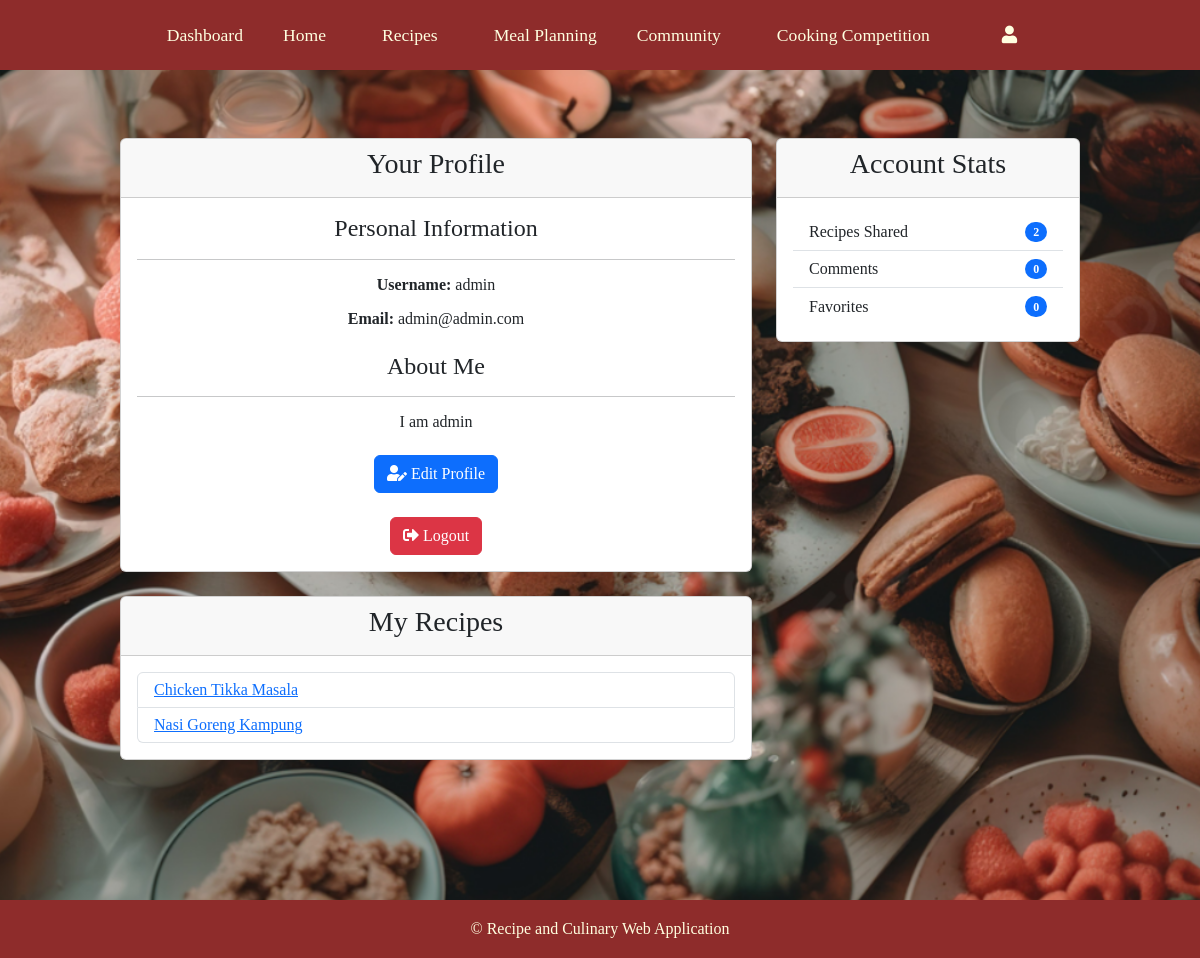
Page /users/profile.php (signed in) on the committed database.
### tables this page shows
CREATE TABLE `users` (
  `user_id` int(11) NOT NULL,
  `username` varchar(50) NOT NULL,
  `email` varchar(100) NOT NULL,
  `password` varchar(255) NOT NULL,
  `role` varchar(255) NOT NULL DEFAULT 'user',
  `profile_image` varchar(255) DEFAULT NULL,
  `bio` text DEFAULT NULL,
  `created_at` timestamp NOT NULL DEFAULT current_timestamp()
);

CREATE TABLE `recipes` (
  `recipe_id` int(11) NOT NULL,
  `user_id` int(11) DEFAULT NULL,
  `title` varchar(255) NOT NULL,
  `ingredients` text NOT NULL,
  `instructions` text NOT NULL,
  `cuisine_type` varchar(100) DEFAULT NULL,
  `image_path` varchar(255) DEFAULT NULL
);

### users/User.php (called while the page is built, shortened)
<?php
require_once dirname(__DIR__) . '/database.php';
class User {
    private $conn;
    private $table = 'users';
    public $user_id;
    public function __construct() {
        global $conn;
        $this->conn = $conn;
    }
    public function read_single() {
        $query = 'SELECT * FROM ' . $this->table . ' WHERE user_id = ? LIMIT 1';
        $stmt = $this->conn->prepare($query);
        $stmt->bind_param('i', $this->user_id);
        $stmt->execute();
        $result = $stmt->get_result();
        $row = $result->fetch_assoc();
        if ($row) {
            $this->username = $row['username'];
            $this->email = $row['email'];
            $this->bio = $row['bio'];
            return true;
        }
        return false;
    }
}
?>

### users/profile.php (the view, shortened to what this page needs)
<?php
require_once '../database.php';
require_once 'User.php';
$user = new User();
$user->user_id = $_SESSION['user_id'];
$user->read_single();
$sql = "SELECT * FROM recipes WHERE user_id = ?";
$stmt = $conn->prepare($sql);
$stmt->bind_param("i", $_SESSION['user_id']);
$stmt->execute();
$recipes_result = $stmt->get_result();
$sql_comments = "SELECT COUNT(*) as comment_count FROM comments WHERE user_id = ?";
$stmt_comments = $conn->prepare($sql_comments);
$stmt_comments->bind_param("i", $_SESSION['user_id']);
$stmt_comments->execute();
$comments_result = $stmt_comments->get_result();
$comments_count = $comments_result->fetch_assoc()['comment_count'] ?? 0;
?>
<!DOCTYPE html>
<html lang="en">
<head>
    <link rel="stylesheet" href="https://cdn.jsdelivr.net/npm/bootstrap@5.3.0/dist/css/bootstrap.min.css">
    <link rel="stylesheet" href="https://cdnjs.cloudflare.com/ajax/libs/font-awesome/5.15.4/css/all.min.css">
    <link rel="stylesheet" href="../styles.css">
    <link rel="stylesheet" href="styles.css"/>
</head>
<body>
    <?php include_once '../header.php'; ?>
    <div class="container my-5 pb-5">
        <div class="row">
            <div class="col-md-8 mb-4">
                <div class="card">
                    <div class="card-header">
                        <h3>Your Profile</h3>
                    </div>
                    <div class="card-body">
                        <div class="row">
                            <div class="col-md-12">
                                <h4>Personal Information</h4>
                                <hr>
                                <p><strong>Username:</strong> <?= htmlspecialchars($user->username) ?></p>
                                <p><strong>Email:</strong> <?= htmlspecialchars($user->email) ?></p>
                                <?php if($user->bio): ?>
                                    <h4 class="mt-4">About Me</h4>
                                    <hr>
                                    <p><?= nl2br(htmlspecialchars($user->bio)) ?></p>
                                <?php endif; ?>
                                <div class="mt-4">
                                    <a href="edit_profile.php" class="btn btn-primary">
                                        <i class="fas fa-user-edit"></i> Edit Profile
                                    </a>
                                </div>
                                <div class="mt-4">
                                    <a href="logout.php" class="btn btn-danger">
                                        <i class="fas fa-sign-out-alt"></i> Logout
                                    </a>
                                </div>
                            </div>
                        </div>
                    </div>
                </div>
                <div class="card mt-4">
                    <div class="card-header">
                        <h3>My Recipes</h3>
                    </div>
                    <div class="card-body">
                        <?php if($recipes_result->num_rows > 0): ?>
                            <ul class="list-group">
                                <?php while ($recipe = $recipes_result->fetch_assoc()): ?>
                                    <li class="list-group-item d-flex justify-content-between align-items-center">
                                        <a href="../recipes/recipe_detail.php?recipe_id=<?= $recipe['recipe_id']; ?>">
                                            <?= htmlspecialchars($recipe['title']); ?>
                                        </a>
                                    </li>
                                <?php endwhile; ?>
                            </ul>
                        <?php endif; ?>
                    </div>
                </div>
            </div>
            <div class="col-md-4">
                <div class="card">
                    <div class="card-header">
                        <h3>Account Stats</h3>
                    </div>
                    <div class="card-body">
                        <ul class="list-group list-group-flush">
                            <li class="list-group-item d-flex justify-content-between align-items-center">
                                Recipes Shared
                                <span class="badge bg-primary rounded-pill"><?= $recipes_result->num_rows; ?></span>
                            </li>
                            <li class="list-group-item d-flex justify-content-between align-items-center">
                                Comments
                                <span class="badge bg-primary rounded-pill"><?= $comments_count; ?></span>
                            </li>
                            <li class="list-group-item d-flex justify-content-between align-items-center">
                                Favorites
                                <span class="badge bg-primary rounded-pill">0</span>
                            </li>
                        </ul>
                    </div>
                </div>
            </div>
        </div>
    </div>
    <?php include_once '../footer.php'; ?>
</body>
</html>

### styles.css (style rules this page uses)
html, body { height: 100%; margin: 0; padding: 0; font-family: 'Times New Roman', Times, serif; background-position: center; background-repeat: no-repeat; display: block; flex-direction: column; }
.container { width: 100%; margin: 0 auto; padding: 20px; text-align: center; max-width: 1000px; color:black; }
.container { max-width: 1000px; margin: 0 auto; padding: 20px; text-align: center; }

### users/styles.css (style rules this page uses)
body { line-height: unset !important; }
body { background-image: url('../Image/background.png'); background-size: cover; background-position: center; background-repeat: no-repeat; min-height: 100vh; display: flex; flex-direction: column; justify-content: space-between; margin: 0; color: white; }

### rows in the picture
users: username "admin", email "admin@admin.com", bio "I am admin"
recipes: title "Chicken Tikka Masala"
recipes: title "Nasi Goreng Kampung"

### other values in the picture
$recipes_result->num_rows "2"
$comments_count "0"
